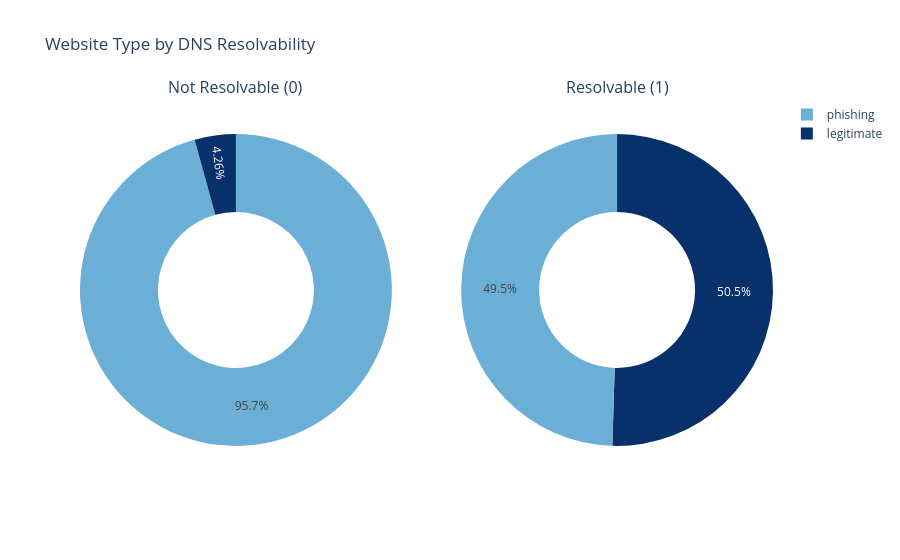

Source (notebook cell):
### Markdown cell above
##### **Figure: Website Type by Presence of Digits in URL**

Legitimate URLs almost never contain digits (~70% have none), while URLs that do contain digits are overwhelmingly phishing (~93%). Digit presence is a strong, easily interpretable phishing signal. Based on 60,000 labeled URLs.


x = 0.0 means "this URL has no digits at all" (that's the huge spike — most legitimate URLs land exactly here)

x = 0.2 means "20% of this URL's characters are digits"

x = 0.6–0.8 (far right, rare) means the URL is mostly digits — a heavily numeric/suspicious-looking URL

The y-axis (density) then tells you how common each of those ratios is, separately for legitimate vs phishing URLs — which is why you see the huge legitimate spike exactly at 0, while phishing URLs spread out across many nonzero ratios.

### Code cell
import plotly.graph_objects as go
from plotly.subplots import make_subplots

# Calculate percentages
ct = pd.crosstab(df['dns_resolvable'], df['label'], normalize='index') * 100

fig = make_subplots(rows=1, cols=2, specs=[[{'type':'domain'}, {'type':'domain'}]],
                     subplot_titles=['Not Resolvable (0)', 'Resolvable (1)'])

fig.add_trace(go.Pie(labels=ct.columns, values=ct.loc[0.0], hole=0.5,
                      marker=dict(colors=['#08306b', '#6baed6'])), 1, 1)
fig.add_trace(go.Pie(labels=ct.columns, values=ct.loc[1.0], hole=0.5,
                      marker=dict(colors=['#08306b', '#6baed6'])), 1, 2)

fig.update_layout(title_text='Website Type by DNS Resolvability', showlegend=True)
fig.show()

### Figure 1 — Plotly figure (JSON) as saved in the notebook; plotly's stock layout.template omitted (floating-point values rounded to 4 significant figures)
{"data": [{"domain": {"x": [0.0, 0.45], "y": [0.0, 1.0]}, "hole": 0.5, "labels": ["legitimate", "phishing"], "marker": {"colors": ["#08306b", "#6baed6"]}, "type": "pie", "values": [4.264, 95.74]}, {"domain": {"x": [0.55, 1.0], "y": [0.0, 1.0]}, "hole": 0.5, "labels": ["legitimate", "phishing"], "marker": {"colors": ["#08306b", "#6baed6"]}, "type": "pie", "values": [50.48, 49.52]}], "layout": {"annotations": [{"font": {"size": 16}, "showarrow": false, "text": "Not Resolvable (0)", "x": 0.225, "xanchor": "center", "xref": "paper", "y": 1.0, "yanchor": "bottom", "yref": "paper"}, {"font": {"size": 16}, "showarrow": false, "text": "Resolvable (1)", "x": 0.775, "xanchor": "center", "xref": "paper", "y": 1.0, "yanchor": "bottom", "yref": "paper"}], "showlegend": true, "title": {"text": "Website Type by DNS Resolvability"}}}
